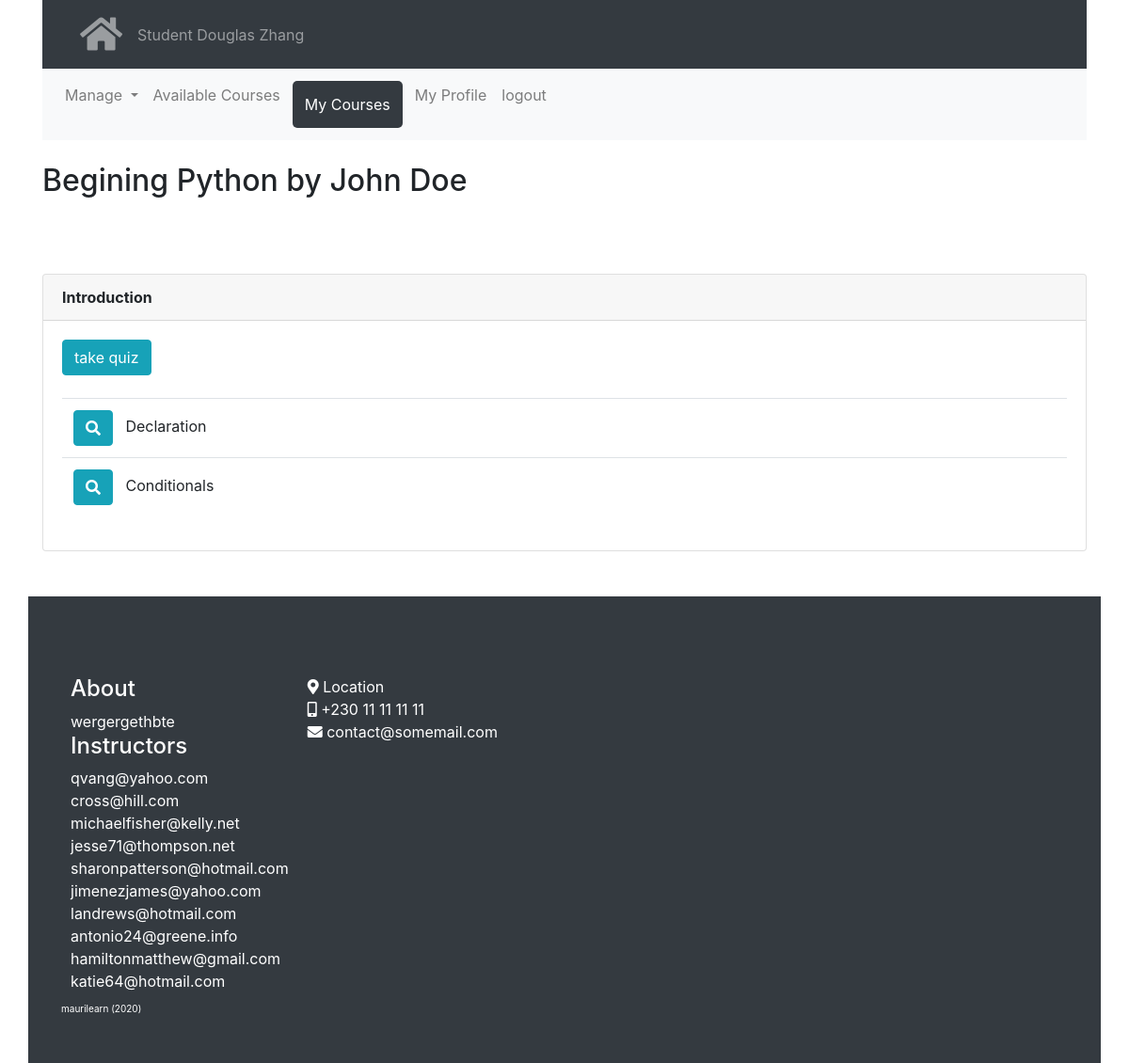
Page /course/view/1 (signed in) on the earlier database version.
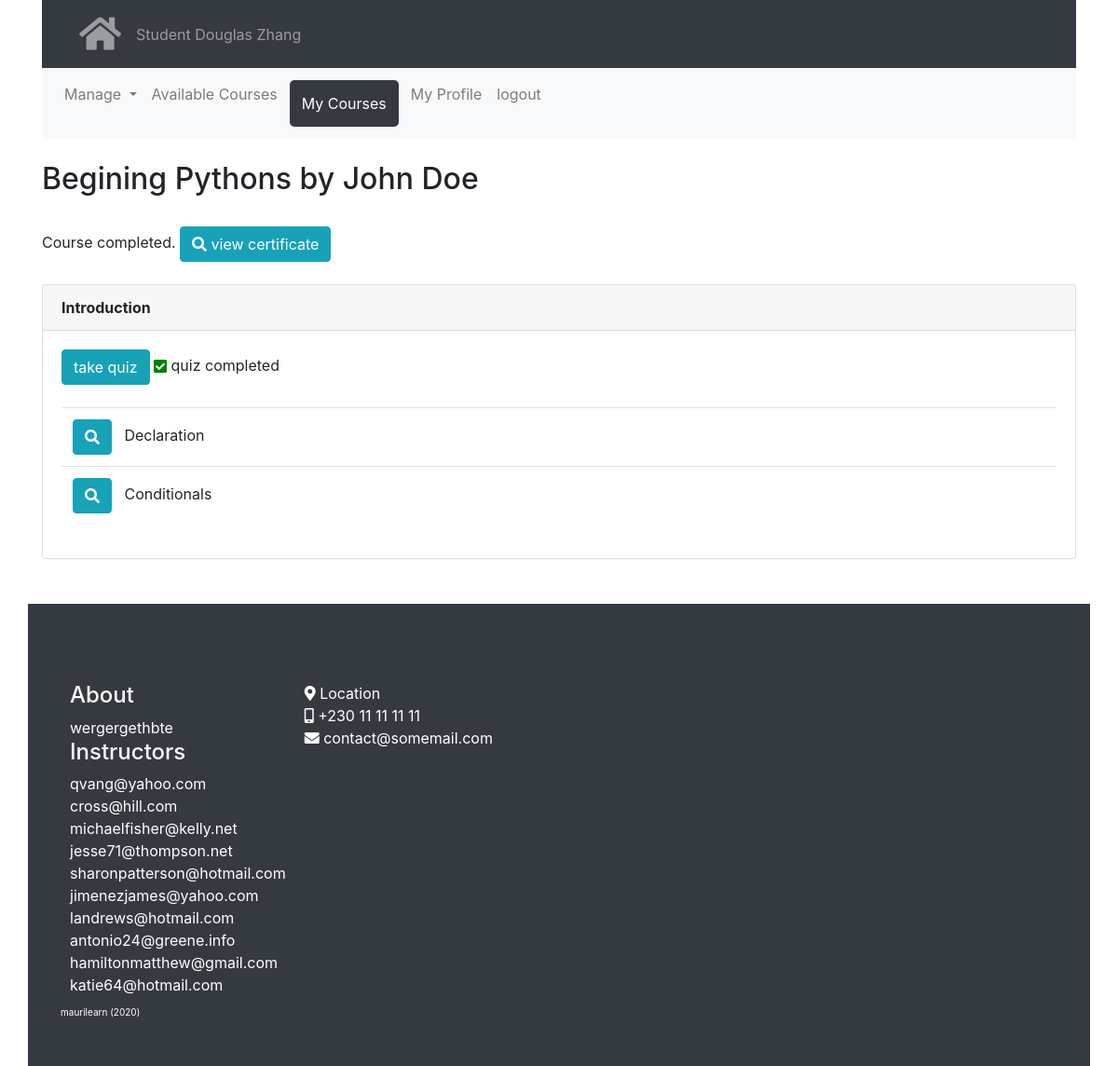
Same page on the later database version.
### modules/course/models.py (models this page shows, shortened)
class Course(db.Model):
    __tablename__ = 'courses'
    id = db.Column(db.Integer, primary_key=True)
    name = db.Column(db.String(100))
    created_date = db.Column(db.DateTime, default=datetime.now())
    teacher_id = db.Column(db.Integer, db.ForeignKey('users.id'),
        nullable=False)
    sections = db.relationship('Section', backref='course', lazy=True,
        cascade="all, delete, delete-orphan")
    def delete(self):
        db.session.delete(self)
        db.session.commit()

class Section(db.Model):
    __tablename__ = 'sections'
    id = db.Column(db.Integer, primary_key=True)
    name = db.Column(db.String(100))
    created_date = db.Column(db.DateTime, default=datetime.now())
    course_id = db.Column(db.Integer, db.ForeignKey('courses.id'),
        nullable=False)
    quizzes = db.relationship('Quiz', backref='section', lazy=True,
        cascade="all, delete, delete-orphan")
    quiz_histories = db.relationship('QuizHistory', backref='section', lazy=True,
        cascade="all, delete, delete-orphan")
    sub_sections = db.relationship('SubSection', backref='section', lazy=True,
        cascade="all, delete, delete-orphan")
    def delete(self):
        db.session.delete(self)
        db.session.commit()

### modules/course/view.py (the view)
@course_blueprint.route("/view/<course_id>", methods=['GET', 'POST'])
@login_required
def view(course_id):
    context = base_context()
    course = Course.query.get(course_id)
    context['course'] = course
    context['author'] = User.query.get(course.teacher_id)
    def section_quiz_completed(current_user, section):
        if QuizHistory.query.filter(
                (QuizHistory.person_id == current_user.id) &
                (QuizHistory.section_id == section.id)
                ).first():
            return True
        return False
    def course_completed(course_id):
        course = Course.query.get(course_id)
        person_quiz = QuizHistory.query.filter(
                (QuizHistory.person_id == current_user.id)
                ).all()
        completed_sections = []
        for completed in person_quiz:
            section = Section.query.get(completed.section_id)
            if section.course.id == course.id:
                completed_sections.append(completed)
        if len(completed_sections) == len(course.sections):
            return True
        return False
    def certificate_requested(course_id):
        if CertificateRequest.query.filter(
                (CertificateRequest.course_taker_id == current_user.id) &
                (CertificateRequest.course_id == course_id)
                ).first():
            return True
        return False
    def certificate_approved(course_id):
        if Certificate.query.filter(
                (Certificate.course_taker_id == current_user.id) &
                (Certificate.course_id == course_id)
                ).first():
            return True
        return False
    context['section_quiz_completed'] = section_quiz_completed
    context['course_completed'] = course_completed
    context['certificate_requested'] = certificate_requested
    context['certificate_approved'] = certificate_approved
    return render_template('course/view_course.html', **context)

### shopyoapi/enhance.py (called while the page is built)
def base_context():
    base_context = {
        'MESSAGE': '',
        'current_user': current_user,
        'User': User
    }
    return base_context.copy()

### modules/course/templates/course/view_course.html (shortened to what this page needs)
{% extends "base/base.html" %}
{% block content %}
{%set active_page='my_courses'%}
{%include 'course/partials/nav.html'%}
<br>
{%if course.teacher_id == current_user.id or current_user.role == 'admin'%}
<form
    method="POST"
    action="{{url_for('course.edit_check', course_id=course.id)}}"
>
<div class="form-group row">
    <label for="course_name" class="col-sm-2 col-form-label">
        <b>Author:{{author.name}}</b></label>
    <div class="col-sm-8">
      <input type="text" class="form-control" id="course_name"
        value="{{course.name}}" name="course_name">
    </div>
    <input type="hidden" value="{{csrf_token()}}" name="csrf_token">
    <input
    style="color: #fff;"
    type="submit"
    class="btn btn-info col-sm-2 form-control"
    value="Save name">
</div>
</form>
<div>
<a
    class="btn btn-info"
    href="{{url_for('course.add_section', course_id=course.id)}}">
    <i class="fa fa-plus"></i> Add section
</a>
<a
    class="btn btn-danger"
    href=""
    onClick="return confirm('Are you sure you wish to delete?');">
    <i class="fa fa-trash"></i> Delete
</a>
</div>
{%else%}
<h2>{{course.name}} by {{author.name}}</h2>
{%endif%}
<br>
{%if course_completed(course.id)%}
Course completed.
    {%if certificate_approved(course.id)%}
        <a class="btn btn-info"
        href="{{url_for('cdn.certificate', course_id=course.id)}}"><i class="fa fa-search"></i> view certificate</a>
    {%elif certificate_requested(course.id)%}
        Certificate being processed
    {%elif not certificate_approved(course.id)%}
        <a class="btn btn-success" href="{{url_for('course.certificate_request', course_id=course.id)}}">Request Certificate</a>
    {%endif%}
{%endif%}
<br>
<br>
{%for section in course.sections%}
    <div class="card">
        <div class="card-header">
            {%if course.teacher_id == current_user.id or current_user.role == 'admin'%}
            <form
                method="POST"
                action="{{url_for('course.edit_section_check', section_id=section.id)}}"
            >
            <div class="form-group row">
                <div class="col-sm-8">
                  <input type="text" class="form-control"
                    value="{{section.name}}" name="section_name">
                </div>
                <input type="hidden" value="{{csrf_token()}}" name="csrf_token">
                <input
                style="color: #fff;"
                type="submit"
                class="btn btn-info col-sm-2 form-control"
                value="Save">
            </div>
            </form>
            <a class="btn btn-info" href="{{url_for('course.add_subsection', section_id=section.id)}}">
                Add chapter
            </a>
            <a class="btn btn-danger" href="{{url_for('course.delete_section', section_id=section.id)}}"
                onClick="return confirm('Are you sure you wish to delete?');">
                delete
            </a>
            <a class="btn btn-warning"
            href="{{url_for('course.edit_quiz', section_id=section.id)}}">
                edit quiz
            </a>
            {%else%}
            <b>{{section.name}}</b> &nbsp;&nbsp;&nbsp;
            {%endif%}
        </div>
        <div class="card-body">
            <a class="btn btn-info" href="{{url_for('course.take_quiz', section_id=section.id)}}">take quiz</a>
            {%if section_quiz_completed(current_user, section) %}
                <i style="color:green;" class="fa fa-check-square"></i> quiz completed
            {%endif%}
            <br><br>
            <table class="table">
                <tbody>
            {%for subsection in section.sub_sections%}
                <tr><td>
                <a class="btn btn-info"
                href="{{url_for('course.view_subsection', subsection_id=subsection.id)}}">
                    <i class="fa fa-search"></i>
                </a>&nbsp;&nbsp;
                {{subsection.name}}
                </td>
                </tr>
            {%endfor%}
                </tbody>
            </table>
        </div>
    </div>
    <br>
{%endfor%}
{% endblock %}

Differences in the rows shown:
changed Course: name "Begining Python" → "Begining Pythons"
shown differently, row unchanged: Section "Introduction": now shows "quiz completed"
Other differences:
text now shown: "Course completed. view certificate"
